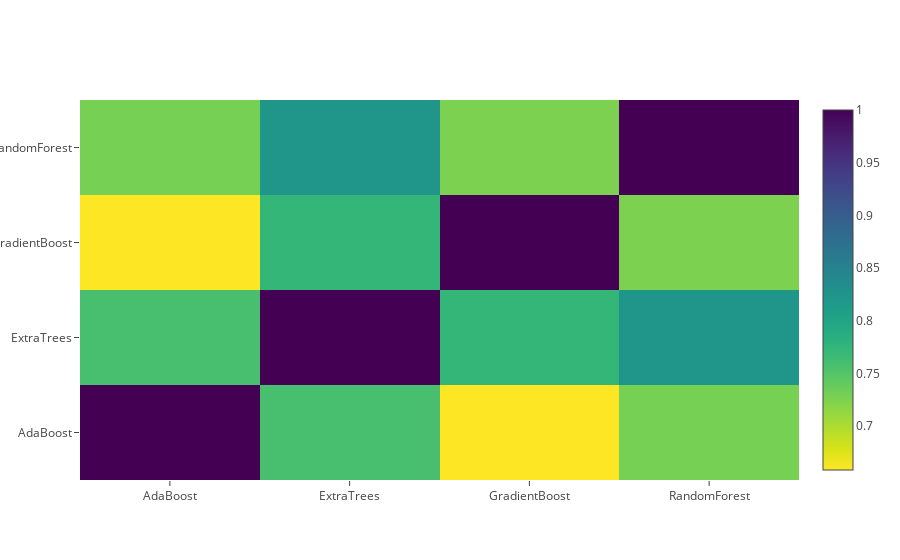

Write notebook code for a chart like this one.
### Code cell
data = [
    go.Heatmap(
        z= base_predictions_train.astype(float).corr().values ,
        x=base_predictions_train.columns.values,
        y= base_predictions_train.columns.values,
          colorscale='Viridis',
            showscale=True,
            reversescale = True
    )
]
py.iplot(data, filename='labelled-heatmap')

### Figure 1 — Plotly figure (JSON) as saved in the notebook; plotly's stock layout.template omitted (floating-point values rounded to 4 significant figures)
{"data": [{"colorscale": "Viridis", "reversescale": true, "showscale": true, "type": "heatmap", "x": ["AdaBoost", "ExtraTrees", "GradientBoost", "RandomForest"], "y": ["AdaBoost", "ExtraTrees", "GradientBoost", "RandomForest"], "z": [[1, 0.7587, 0.6584, 0.7295], [0.7587, 1, 0.7738, 0.8221], [0.6584, 0.7738, 1, 0.7259], [0.7295, 0.8221, 0.7259, 1]]}], "layout": {}}
